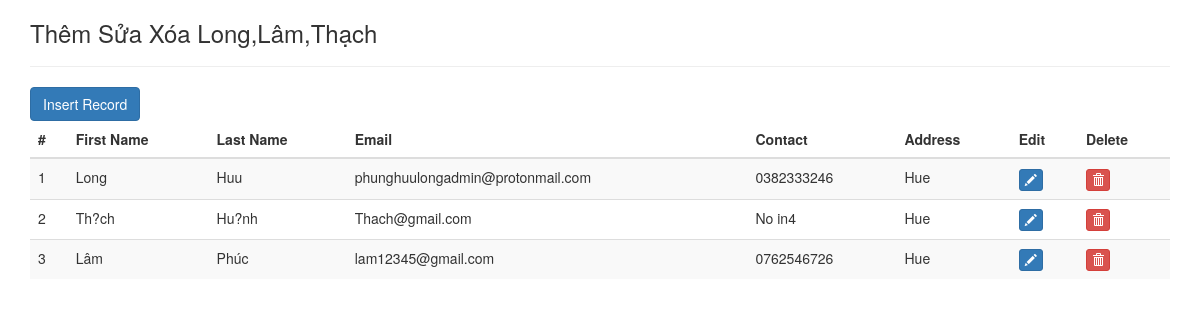
The page / on the database its author committed.
### tables this page shows
CREATE TABLE `tblusers` (
  `id` int(11) UNSIGNED NOT NULL,
  `FirstName` varchar(150) NOT NULL,
  `LastName` varchar(150) NOT NULL,
  `EmailId` varchar(120) NOT NULL,
  `ContactNumber` char(11) NOT NULL,
  `Address` varchar(255) NOT NULL
);

### modul/function.php (called while the page is built, shortened)
<?php
class CrudOpp{
	function __construct(){
		$con = new mysqli('localhost', 'root', '', '404');
		$this->dbh=$con;
	}
	public function getdata()
	{
		$result=mysqli_query($this->dbh,"SELECT * FROM tblusers");
		return $result;
	}
}
?>

### index.php (the view, shortened to what this page needs)
<!DOCTYPE html>
<html lang="en">
<head>
    <link href="https://maxcdn.bootstrapcdn.com/bootstrap/3.3.0/css/bootstrap.min.css" rel="stylesheet">
</head>
<?php
include('modul/function.php');
?>
<body>
    <div class="container">
        <div class="row">
            <div class="col-md-12">
                <h3>Thêm Sửa Xóa Long,Lâm,Thạch</h3> <hr />
                <a href="modul/insert.php"><button class="btn btn-primary"> Insert Record</button></a>
                <div class="table-responsive">
                   <table id="mytable" class="table table-bordred table-striped">
                    <thead>
                        <th>#</th>
                        <th>First Name</th>
                        <th>Last Name</th>
                        <th>Email</th>
                        <th>Contact</th>
                        <th>Address</th>
                        <th>Edit</th>
                        <th>Delete</th>
                    </thead>
                    <tbody>
                     <?php
                     $fetchdata=new CrudOpp;
                     $sql=$fetchdata->getdata();
                     $cnt=1;
                     while($row=mysqli_fetch_array($sql))
                     {
                      ?>
                      <tr>
                        <td><?php echo htmlentities($cnt);?></td>
                        <td><?php echo htmlentities($row['FirstName']);?></td>
                        <td><?php echo htmlentities($row['LastName']);?></td>
                        <td><?php echo htmlentities($row['EmailId']);?></td>
                        <td><?php echo htmlentities($row['ContactNumber']);?></td>
                        <td><?php echo htmlentities($row['Address']);?></td>
                        <td><a href="modul/update.php?id=<?php echo htmlentities($row['id']);?>"><button class="btn btn-primary btn-xs"><span class="glyphicon glyphicon-pencil"></span></button></a></td>
                        <td><a href="modul/delete.php?del=<?php echo htmlentities($row['id']);?>"><button class="btn btn-danger btn-xs" onClick="return confirm('Do you really want to delete');"><span class="glyphicon glyphicon-trash"></span></button></a></td>
                    </tr>
                    <?php
                    $cnt++;
                } ?>
            </tbody>
        </table>
    </div>
</div>
</div>
</div>
<ins class="adsbygoogle"
style="display:inline-block;width:728px;height:15px"
data-ad-client="ca-pub-8906663933481361"
data-ad-slot="3318815534"></ins>
</body>
</html>

### rows shown on the page
tblusers: FirstName "Long", LastName "Huu", EmailId "phunghuulongadmin@protonmail.com", ContactNumber "0382333246", Address "Hue"
tblusers: FirstName "Th?ch", LastName "Hu?nh", EmailId "Thach@gmail.com", ContactNumber "No in4", Address "Hue"
tblusers: FirstName "Lâm", LastName "Phúc", EmailId "lam12345@gmail.com", ContactNumber "0762546726", Address "Hue"
